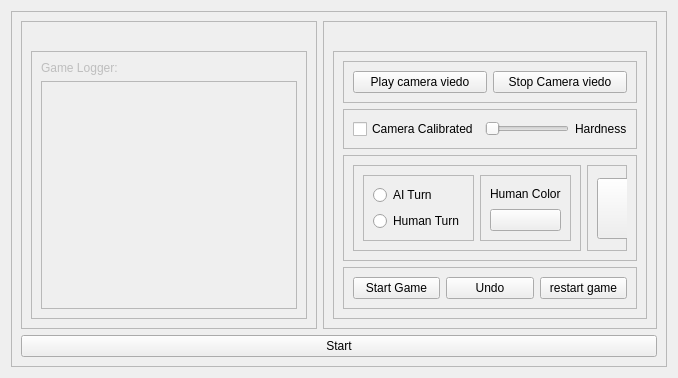
  <widget class="QWidget" name="centralwidget">
   <layout class="QGridLayout" name="gridLayout">
    <item row="0" column="0">
     <widget class="QFrame" name="mainframe">
      <property name="autoFillBackground">
       <bool>false</bool>
      </property>
      <property name="frameShape">
       <enum>QFrame::StyledPanel</enum>
      </property>
      <property name="frameShadow">
       <enum>QFrame::Raised</enum>
      </property>
      <layout class="QFormLayout" name="formLayout_2">
       <item row="0" column="0">
        <widget class="QFrame" name="frame">
         <property name="frameShape">
          <enum>QFrame::StyledPanel</enum>
         </property>
         <property name="frameShadow">
          <enum>QFrame::Raised</enum>
         </property>
         <layout class="QVBoxLayout" name="verticalLayout_3">
          <item>
           <widget class="QLabel" name="rendered_board">
            <property name="enabled">
             <bool>true</bool>
            </property>
            <property name="text">
             <string/>
            </property>
            <property name="pixmap">
             <pixmap>chess_board.svg</pixmap>
            </property>
           </widget>
          </item>
          <item>
           <widget class="QFrame" name="frame_10">
            <property name="enabled">
             <bool>false</bool>
            </property>
            <property name="frameShape">
             <enum>QFrame::StyledPanel</enum>
            </property>
            <property name="frameShadow">
             <enum>QFrame::Raised</enum>
            </property>
            <layout class="QVBoxLayout" name="verticalLayout_4">
             <item>
              <widget class="QLabel" name="label_3">
               <property name="text">
                <string>Game Logger: </string>
               </property>
              </widget>
             </item>
             <item>
              <widget class="QTextBrowser" name="Logger">
               <property name="maximumSize">
                <size>
                 <width>16777215</width>
                 <height>15777</height>
                </size>
               </property>
               <property name="html">
                <string>&lt;!DOCTYPE HTML PUBLIC &quot;-//W3C//DTD HTML 4.0//EN&quot; &quot;http://www.w3.org/TR/REC-html40/strict.dtd&quot;&gt;
&lt;html&gt;&lt;head&gt;&lt;meta name=&quot;qrichtext&quot; content=&quot;1&quot; /&gt;&lt;style type=&quot;text/css&quot;&gt;
p, li { white-space: pre-wrap; }
&lt;/style&gt;&lt;/head&gt;&lt;body style=&quot; font-family:'Ubuntu'; font-size:11pt; font-weight:400; font-style:normal;&quot;&gt;
&lt;p style=&quot;-qt-paragraph-type:empty; margin-top:0px; margin-bottom:0px; margin-left:0px; margin-right:0px; -qt-block-indent:0; text-indent:0px;&quot;&gt;&lt;br /&gt;&lt;/p&gt;&lt;/body&gt;&lt;/html&gt;</string>
               </property>
               <property name="tabStopDistance">
                <double>72.000000000000000</double>
               </property>
              </widget>
             </item>
            </layout>
           </widget>
          </item>
         </layout>
        </widget>
       </item>
       <item row="0" column="1">
        <widget class="QFrame" name="frame_2">
         <property name="frameShape">
          <enum>QFrame::StyledPanel</enum>
         </property>
         <property name="frameShadow">
          <enum>QFrame::Raised</enum>
         </property>
         <layout class="QGridLayout" name="gridLayout_3">
          <item row="1" column="0">
           <widget class="QFrame" name="frame_4">
            <property name="frameShape">
             <enum>QFrame::StyledPanel</enum>
            </property>
            <property name="frameShadow">
             <enum>QFrame::Raised</enum>
            </property>
            <layout class="QVBoxLayout" name="verticalLayout">
             <item>
              <widget class="QFrame" name="frame_3">
               <property name="frameShape">
                <enum>QFrame::StyledPanel</enum>
               </property>
               <property name="frameShadow">
                <enum>QFrame::Raised</enum>
               </property>
               <layout class="QHBoxLayout" name="horizontalLayout_2">
                <item>
                 <widget class="QPushButton" name="camera_start">
                  <property name="text">
                   <string>Play camera viedo</string>
                  </property>
                 </widget>
                </item>
                <item>
                 <widget class="QPushButton" name="camera_stop">
                  <property name="text">
                   <string>Stop Camera viedo</string>
                  </property>
                 </widget>
                </item>
               </layout>
              </widget>
             </item>
             <item>
              <widget class="QFrame" name="frame_9">
               <property name="frameShape">
                <enum>QFrame::StyledPanel</enum>
               </property>
               <property name="frameShadow">
                <enum>QFrame::Raised</enum>
               </property>
               <layout class="QHBoxLayout" name="horizontalLayout_4">
                <item>
                 <widget class="QCheckBox" name="cali_check">
                  <property name="autoFillBackground">
                   <bool>false</bool>
                  </property>
                  <property name="text">
                   <string>Camera Calibrated</string>
                  </property>
                  <property name="checked">
                   <bool>false</bool>
                  </property>
                  <property name="tristate">
                   <bool>false</bool>
                  </property>
                 </widget>
                </item>
                <item>
                 <widget class="QSlider" name="slider_Scale">
                  <property name="maximum">
                   <number>10</number>
                  </property>
                  <property name="singleStep">
                   <number>1</number>
                  </property>
                  <property name="pageStep">
                   <number>10</number>
                  </property>
                  <property name="value">
                   <number>0</number>
                  </property>
                  <property name="orientation">
                   <enum>Qt::Horizontal</enum>
                  </property>
                  <property name="invertedAppearance">
                   <bool>false</bool>
                  </property>
                  <property name="invertedControls">
                   <bool>false</bool>
                  </property>
                 </widget>
                </item>
                <item>
                 <widget class="QLabel" name="label">
                  <property name="text">
                   <string>Hardness</string>
                  </property>
                 </widget>
                </item>
               </layout>
              </widget>
             </item>
             <item>
              <widget class="QFrame" name="frame_6">
               <property name="frameShape">
                <enum>QFrame::StyledPanel</enum>
               </property>
               <property name="frameShadow">
                <enum>QFrame::Raised</enum>
               </property>
               <layout class="QHBoxLayout" name="horizontalLayout_3">
                <item>
                 <widget class="QFrame" name="frame_7">
                  <property name="frameShape">
                   <enum>QFrame::StyledPanel</enum>
                  </property>
                  <property name="frameShadow">
                   <enum>QFrame::Raised</enum>
                  </property>
                  <layout class="QHBoxLayout" name="horizontalLayout_5">
                   <item>
                    <widget class="QFrame" name="frame_12">
                     <property name="frameShape">
                      <enum>QFrame::StyledPanel</enum>
                     </property>
                     <property name="frameShadow">
                      <enum>QFrame::Raised</enum>
                     </property>
                     <layout class="QVBoxLayout" name="verticalLayout_2">
                      <item>
                       <widget class="QRadioButton" name="AI_radio">
                        <property name="text">
                         <string>AI Turn</string>
                        </property>
                       </widget>
                      </item>
                      <item>
                       <widget class="QRadioButton" name="human_radio">
                        <property name="text">
                         <string>Human Turn</string>
                        </property>
                        <property name="checkable">
                         <bool>true</bool>
                        </property>
                        <property name="checked">
                         <bool>false</bool>
                        </property>
                       </widget>
                      </item>
                     </layout>
                    </widget>
                   </item>
                   <item>
                    <widget class="QFrame" name="frame_11">
                     <property name="frameShape">
                      <enum>QFrame::StyledPanel</enum>
                     </property>
                     <property name="frameShadow">
                      <enum>QFrame::Raised</enum>
                     </property>
                     <layout class="QGridLayout" name="gridLayout_2">
                      <item row="1" column="0">
                       <widget class="QPushButton" name="human_color">
                        <property name="text">
                         <string/>
                        </property>
                       </widget>
                      </item>
                      <item row="0" column="0">
                       <widget class="QLabel" name="label_2">
                        <property name="text">
                         <string>Human Color</string>
                        </property>
                       </widget>
                      </item>
                     </layout>
                    </widget>
                   </item>
                  </layout>
                 </widget>
                </item>
                <item>
                 <widget class="QFrame" name="frame_8">
                  <property name="frameShape">
                   <enum>QFrame::StyledPanel</enum>
                  </property>
                  <property name="frameShadow">
                   <enum>QFrame::Raised</enum>
                  </property>
                  <widget class="QPushButton" name="Human_b">
                   <property name="geometry">
                    <rect>
                     <x>10</x>
                     <y>13</y>
                     <width>341</width>
                     <height>61</height>
                    </rect>
                   </property>
                   <property name="text">
                    <string>Press Here when you make the move</string>
                   </property>
                  </widget>
                 </widget>
                </item>
               </layout>
              </widget>
             </item>
             <item>
              <widget class="QFrame" name="frame_5">
               <property name="frameShape">
                <enum>QFrame::StyledPanel</enum>
               </property>
               <property name="frameShadow">
                <enum>QFrame::Raised</enum>
               </property>
               <layout class="QHBoxLayout" name="horizontalLayout">
                <item>
                 <widget class="QPushButton" name="start_game_b">
                  <property name="text">
                   <string>Start Game</string>
                  </property>
                 </widget>
                </item>
                <item>
                 <widget class="QPushButton" name="undo_b">
                  <property name="text">
                   <string>Undo</string>
                  </property>
                 </widget>
                </item>
                <item>
                 <widget class="QPushButton" name="reset_game_b">
                  <property name="text">
                   <string>restart game</string>
                  </property>
                 </widget>
                </item>
               </layout>
              </widget>
             </item>
            </layout>
           </widget>
          </item>
          <item row="0" column="0">
           <widget class="QLabel" name="cameraFeed">
            <property name="text">
             <string/>
            </property>
            <property name="pixmap">
             <pixmap>black_image.png</pixmap>
            </property>
           </widget>
          </item>
         </layout>
        </widget>
       </item>
       <item row="1" column="0" colspan="2">
        <widget class="QPushButton" name="start_b">
         <property name="text">
          <string>Start</string>
         </property>
        </widget>
       </item>
      </layout>
     </widget>
    </item>
   </layout>
  </widget>
